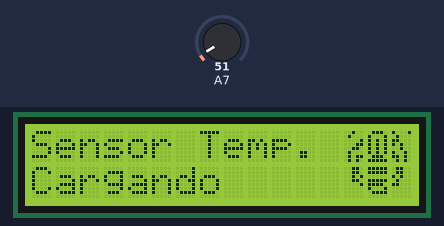
The sketch below on a simulated Arduino Nano, built with avr-gcc and run on an emulated ATmega328P. Shown: 16×2 character LCD. The test bench sets the inputs (shaded band); at power-on: A7 = 51.

Above: at 1.5 s.
At 12.6 s:
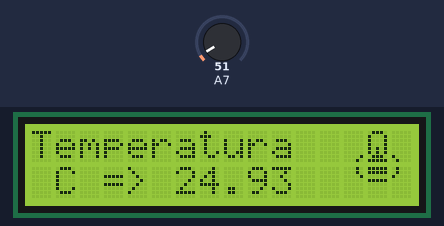
12.7 s: A7 set to 86
At 14.9 s:
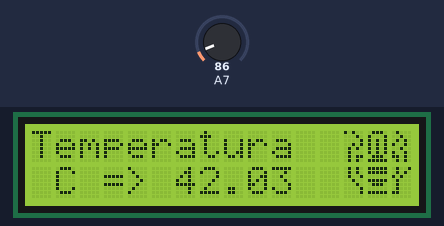
16.0 s: A7 set to 71
At 18.2 s:
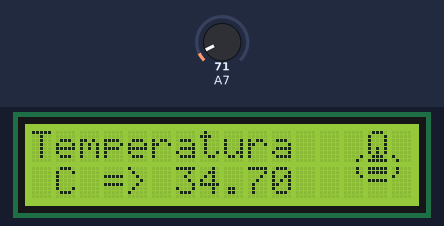
19.3 s: A7 set to 61
At 20.9 s:
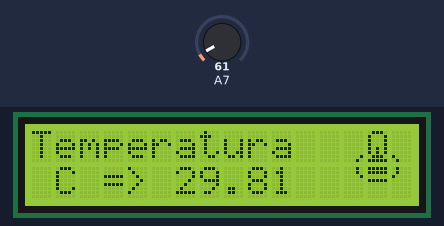
Timing chart, 0 to 22.4 s (numbered marks = the images above; inputs shaded):
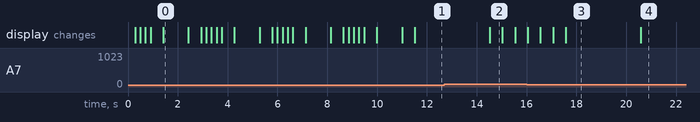

The sketch:

LM35_en_LCD.ino
```cpp
/*-------------------------------------------------------------------------------
  Practica numero 04 - Medidor de Temperatura con LM35
  Desc: Implementando un Display LCD de 16x2 y una placa de desarrollo Arduino
  nano, se deberá realizar un sistema con la capacidad de medir La temperatura,
  dotando información de la temperatura ambiente, en base a ciertos parámetros
  de voltaje plasmar el aumento o disminución de esta.
---------------------------------------------------------------------------------
  By implementing a 16x2 LCD display and an Arduino Nano development board, a
  system should be created with the ability to measure temperature, providing
  information about the ambient temperature, and based on certain voltage
  parameters, display the increase or decrease in temperature.

  Atzin Inyan Reyes Gutiérrez.
-------------------------------------------------------------------------------*/

// Seccion 1 - Definicion de variables y objetos --------------------------------

#include <LiquidCrystal.h>

// Variables usadas

int Sensor, i = 0;
float Temperatura = 0;

// pixel Art

// Congelacion

byte letra1[8] = { B00000, B00000, B00000, B01110, B00000, B00000, B00001, B00010 };
byte letra2[8] = { B01110, B10001, B10001, B10001, B10001, B10001, B00000, B11111 };
byte letra3[8] = { B00000, B00001, B00100, B01000, B01000, B00100, B10000, B01000 };
byte letra4[8] = { B00010, B00010, B00011, B00010, B00010, B00010, B00001, B00000 };
byte letra5[8] = { B11111, B11111, B00000, B11111, B11010, B10110, B10010, B10001 };
byte letra6[8] = { B01000, B01000, B11000, B01000, B01000, B10000, B10000, B00000 };

// Cero

byte letra7[8] = { B00000, B00100, B01010, B01010, B01010, B00100, B00001, B00010 };
byte letra8[8] = { B01110, B10001, B10001, B10001, B10001, B10001, B00000, B11111 };
byte letra9[8] = { B00000, B00001, B00100, B01000, B01000, B00100, B10000, B01000 };
byte letra10[8] = { B00010, B00010, B00011, B00011, B00010, B00010, B00000, B00010 };
byte letra11[8] = { B11111, B11111, B00000, B11111, B11010, B01010, B01000, B00000 };
byte letra12[8] = { B01000, B01000, B11000, B11000, B10000, B10000, B00000, B10000 };

// Frio

byte letra13[8] = { B00000, B00000, B00000, B00000, B00000, B00000, B00001, B00010 };
byte letra14[8] = { B01110, B10001, B10001, B10001, B10001, B10001, B01110, B11111 };
byte letra15[8] = { B00000, B00000, B00000, B00000, B00000, B00000, B10000, B01000 };
byte letra16[8] = { B00010, B00010, B00001, B00000, B00000, B00000, B00000, B00000 };
byte letra17[8] = { B11111, B11111, B00000, B11111, B00000, B00000, B00000, B00000 };
byte letra18[8] = { B01000, B01000, B10000, B00000, B00000, B00000, B00000, B00000 };

// Ambiente

byte letra19[8] = { B00000, B00000, B00000, B00000, B00000, B00000, B00001, B00010 };
byte letra20[8] = { B01110, B10001, B10001, B10001, B10101, B10101, B01110, B11111 };
byte letra21[8] = { B00000, B00000, B00000, B00000, B00000, B00000, B10000, B01000 };
byte letra22[8] = { B00010, B00010, B00001, B00000, B00000, B00000, B00000, B00000 };
byte letra23[8] = { B11111, B11111, B00000, B11111, B00000, B00000, B00000, B00000 };
byte letra24[8] = { B01000, B01000, B10000, B00000, B00000, B00000, B00000, B00000 };

// Caliente

// Frame1
byte letra25[8] = { B10100, B00010, B00001, B00101, B01010, B01000, B01011, B01010 };
byte letra26[8] = { B01110, B10001, B10101, B10101, B10101, B10101, B01110, B11111 };
byte letra27[8] = { B01000, B00100, B01010, B10010, B00100, B10010, B11010, B01010 };
byte letra28[8] = { B01010, B01010, B01001, B00100, B00010, B00001, B00001, B00000 };
byte letra29[8] = { B11111, B11111, B00000, B11111, B01110, B00000, B11111, B00000 };
byte letra30[8] = { B01001, B01010, B10100, B01000, B01000, B01000, B11000, B00000 };

// Frame2
byte letra31[8] = { B00100, B01000, B00001, B00011, B00110, B01000, B01011, B01010 };
byte letra32[8] = { B01110, B10001, B10101, B10101, B10101, B10101, B01110, B11111 };
byte letra33[8] = { B10001, B01000, B11000, B10100, B00100, B10010, B11010, B01010 };
byte letra34[8] = { B00110, B00110, B00101, B00110, B00001, B00000, B00000, B00000 };
byte letra35[8] = { B11111, B11111, B00000, B11111, B11110, B10001, B01111, B00000 };
byte letra36[8] = { B01100, B01100, B10100, B01000, B11000, B00000, B00000, B00000 };

// Muricion

byte letra37[8] = { B00000, B00001, B00101, B01010, B01000, B00100, B00101, B01011 };
byte letra38[8] = { B11110, B11001, B11101, B11101, B10111, B10101, B01110, B11111 };
byte letra39[8] = { B00100, B01100, B10100, B00110, B00100, B01000, B11001, B01110 };
byte letra40[8] = { B01011, B00110, B00101, B00010, B00001, B00000, B00000, B00000 };
byte letra41[8] = { B11111, B11111, B01011, B11001, B10101, B00001, B01010, B11010 };
byte letra42[8] = { B00000, B10000, B10000, B11000, B11010, B00000, B01010, B01000 };

LiquidCrystal LCD(7, 6, 5, 4, 3, 2);

//-------------------------------------------------------------------------------

// Seccion 2 - Configuracion del arduino ----------------------------------------

void setup() {
  //Iniciacion del LCD 16 * 2
  LCD.begin(16, 2);
  LCD.clear();

  //Iniciando el programa

  LCD.setCursor(0,0);
  LCD.print("Sensor Temp.");
  LCD.setCursor(0,1);
  LCD.print("Cargando");

  Animacion();
  LCD.setCursor(9,1);
  LCD.print(".");

  Animacion();
  LCD.setCursor(10,1);
  LCD.print(".");

  Animacion();
  LCD.setCursor(11,1);
  LCD.print(".");

  Animacion();
}

//-------------------------------------------------------------------------------

// Seccion 3 - Loob Infinito ----------------------------------------------------

void loop() {
  LCD.clear();

  Sensor = analogRead (A7);
  Temperatura = ((Sensor * 5000.0) / 1023.0) / 10.0;

  //Lectura de temperatura
  LCD.setCursor(0, 0);
  LCD.print("Temperatura");
  LCD.setCursor(1,1);
  LCD.print("C => ");
  LCD.print(Temperatura);

  //definicion de Animacion

  if (Temperatura < 0){
    Congelacion();
    delay(3000);
  }
  else if (Temperatura >= 0 && Temperatura < 6){
    Cero();
    delay(3000);
  }
  else if (Temperatura >= 6 && Temperatura < 21){
    Frio();
    delay(3000);
  }
  else if (Temperatura >= 21 && Temperatura < 41){
    Ambiente();
    delay(3000);
  }
  else if (Temperatura >= 41 && Temperatura < 51){
    for (i = 0; i < 3; i++)
    Caliente();
  }
  else{
    for (i = 0; i < 3; i++)
    Muricion();
  }
}

//-------------------------------------------------------------------------------

// Seccion 4 - Funciones --------------------------------------------------------

//Funcion Congelación

void Congelacion (){
  //Creacion de Caracteres 1
  LCD.createChar(1, letra1);
  LCD.createChar(2, letra2);
  LCD.createChar(3, letra3);
  LCD.createChar(4, letra4);
  LCD.createChar(5, letra5);
  LCD.createChar(6, letra6);

  //Frame 1
  LCD.setCursor(13,0);
  LCD.write(1);
  LCD.write(2);
  LCD.write(3);
  LCD.setCursor(13,1);
  LCD.write(4);
  LCD.write(5);
  LCD.write(6);
}

//funcion Cero

void Cero() {
  //Creacion de Caracteres 1
  LCD.createChar(1, letra7);
  LCD.createChar(2, letra8);
  LCD.createChar(3, letra9);
  LCD.createChar(4, letra10);
  LCD.createChar(5, letra11);
  LCD.createChar(6, letra12);

  //Frame 1
  LCD.setCursor(13,0);
  LCD.write(1);
  LCD.write(2);
  LCD.write(3);
  LCD.setCursor(13,1);
  LCD.write(4);
  LCD.write(5);
  LCD.write(6);
}

//Funcion Frio

void Frio(){
  //Creacion de Caracteres 1
  LCD.createChar(1, letra13);
  LCD.createChar(2, letra14);
  LCD.createChar(3, letra15);
  LCD.createChar(4, letra16);
  LCD.createChar(5, letra17);
  LCD.createChar(6, letra18);

  //Frame 1
  LCD.setCursor(13,0);
  LCD.write(1);
  LCD.write(2);
  LCD.write(3);
  LCD.setCursor(13,1);
  LCD.write(4);
  LCD.write(5);
  LCD.write(6);
}

//Funcion Ambiente

void Ambiente(){
  //Creacion de Caracteres 1
  LCD.createChar(1, letra19);
  LCD.createChar(2, letra20);
  LCD.createChar(3, letra21);
  LCD.createChar(4, letra22);
  LCD.createChar(5, letra23);
  LCD.createChar(6, letra24);

  //Frame 1
  LCD.setCursor(13,0);
  LCD.write(1);
  LCD.write(2);
  LCD.write(3);
  LCD.setCursor(13,1);
  LCD.write(4);
  LCD.write(5);
  LCD.write(6);
}

// Funcion Caliente

void Caliente(){
  //Creacion de Caracteres 1
  LCD.createChar(1, letra25);
  LCD.createChar(2, letra26);
  LCD.createChar(3, letra27);
  LCD.createChar(4, letra28);
  LCD.createChar(5, letra29);
  LCD.createChar(6, letra30);

  //Frame 1
  LCD.setCursor(13,0);
  LCD.write(1);
  LCD.write(2);
  LCD.write(3);
  LCD.setCursor(13,1);
  LCD.write(4);
  LCD.write(5);
  LCD.write(6);

  delay(500);

  //Creacion de Caracteres 2
  LCD.createChar(1, letra31);
  LCD.createChar(2, letra32);
  LCD.createChar(3, letra33);
  LCD.createChar(4, letra34);
  LCD.createChar(5, letra35);
  LCD.createChar(6, letra36);

  //Frame 2
  LCD.setCursor(13,0);
  LCD.write(1);
  LCD.write(2);
  LCD.write(3);
  LCD.setCursor(13,1);
  LCD.write(4);
  LCD.write(5);
  LCD.write(6);

  delay(500);
}

// Funcion Muricion

void Muricion(){
  //Creacion de Caracteres 1
  LCD.createChar(1, letra31);
  LCD.createChar(2, letra32);
  LCD.createChar(3, letra33);
  LCD.createChar(4, letra34);
  LCD.createChar(5, letra35);
  LCD.createChar(6, letra36);

  //Frame 1
  LCD.setCursor(13,0);
  LCD.write(1);
  LCD.write(2);
  LCD.write(3);
  LCD.setCursor(13,1);
  LCD.write(4);
  LCD.write(5);
  LCD.write(6);

  delay(500);

  //Creacion de Caracteres 2
  LCD.createChar(1, letra37);
  LCD.createChar(2, letra38);
  LCD.createChar(3, letra39);
  LCD.createChar(4, letra40);
  LCD.createChar(5, letra41);
  LCD.createChar(6, letra42);

  //Frame 2
  LCD.setCursor(13,0);
  LCD.write(1);
  LCD.write(2);
  LCD.write(3);
  LCD.setCursor(13,1);
  LCD.write(4);
  LCD.write(5);
  LCD.write(6);

  delay(500);
}

void Animacion(){
  // Uno
  Congelacion();
  delay(200);
  // Dos
  Cero();
  delay(200);
  // Tres
  Frio();
  delay(200);
  // Cuatro
  Ambiente();
  delay(200);
  // Cienco
  Caliente();
  // Seis
  Muricion();
}

//-------------------------------------------------------------------------------
```

Measured:
- after the input at 12.7 s, the display: changes after 1.8 s (image 2)
- after the input at 16.0 s, the display: first differs from a run without the input after 1.6 s (image 3)
- after the input at 19.3 s, the display: changes after 1.3 s (image 4)
- what the display in image 0 shows lasts 1.0 s, from 1.4 s to 2.4 s
- what the display in image 2 shows lasts 0.5 s, from 14.5 s to 15.0 s
